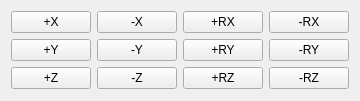
     <widget class="QWidget" name="gridLayoutWidget_3">
      <property name="geometry">
       <rect>
        <x>10</x>
        <y>420</y>
        <width>340</width>
        <height>101</height>
       </rect>
      </property>
      <layout class="QGridLayout" name="gridLayout_5">
       <item row="1" column="1">
        <widget class="QPushButton" name="button_subY">
         <property name="text">
          <string>-Y</string>
         </property>
        </widget>
       </item>
       <item row="1" column="2">
        <widget class="QPushButton" name="button_plusRy">
         <property name="text">
          <string>+RY</string>
         </property>
        </widget>
       </item>
       <item row="0" column="1">
        <widget class="QPushButton" name="button_subX">
         <property name="text">
          <string>-X</string>
         </property>
        </widget>
       </item>
       <item row="1" column="0">
        <widget class="QPushButton" name="button_plusY">
         <property name="text">
          <string>+Y</string>
         </property>
        </widget>
       </item>
       <item row="1" column="3">
        <widget class="QPushButton" name="button_subRy">
         <property name="text">
          <string>-RY</string>
         </property>
        </widget>
       </item>
       <item row="0" column="2">
        <widget class="QPushButton" name="button_plusRx">
         <property name="text">
          <string>+RX</string>
         </property>
        </widget>
       </item>
       <item row="0" column="0">
        <widget class="QPushButton" name="button_plusX">
         <property name="text">
          <string>+X</string>
         </property>
        </widget>
       </item>
       <item row="0" column="3">
        <widget class="QPushButton" name="button_subRx">
         <property name="text">
          <string>-RX</string>
         </property>
        </widget>
       </item>
       <item row="2" column="0">
        <widget class="QPushButton" name="button_plusZ">
         <property name="text">
          <string>+Z</string>
         </property>
        </widget>
       </item>
       <item row="2" column="1">
        <widget class="QPushButton" name="button_subZ">
         <property name="text">
          <string>-Z</string>
         </property>
        </widget>
       </item>
       <item row="2" column="2">
        <widget class="QPushButton" name="button_plusRz">
         <property name="text">
          <string>+RZ</string>
         </property>
        </widget>
       </item>
       <item row="2" column="3">
        <widget class="QPushButton" name="button_subRz">
         <property name="text">
          <string>-RZ</string>
         </property>
        </widget>
       </item>
      </layout>
     </widget>
